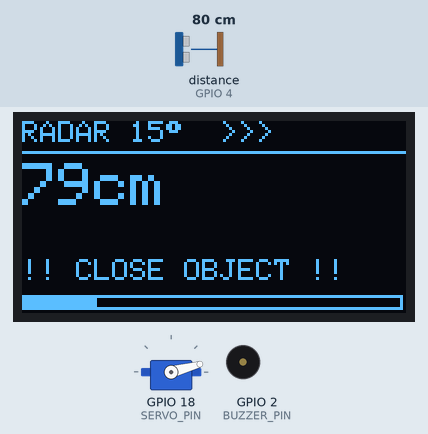
This sketch was run on a simulated ESP32. Parts: 128×64 one-colour display, servo, buzzer (waves = sounding). Wiring (inferred from the names in the program): ultrasonic range finder: trigger GPIO 5; echo GPIO 4. The inputs (shaded band) are chosen by the test bench; at power-on: distance to the obstacle (sensor on GPIO 4) 80 cm. The echo pulse lasts 58.3 µs per cm; WiFi joins after 1.5 s; servers stay silent unless stated; uploads are accepted with an empty reply; what the sketch prints to the serial monitor is not drawn.

Above: at 4.7 s.
4.8 s: distance to the obstacle (sensor on GPIO 4) set to 84 cm
At 5.06 s:
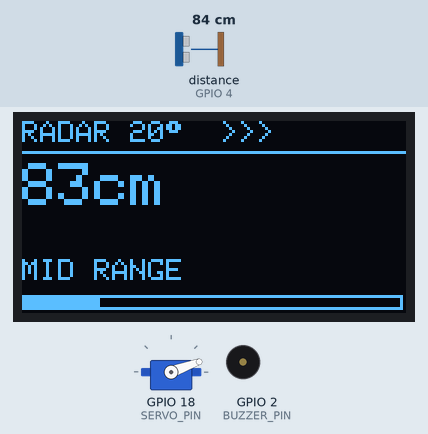
6.7 s: distance to the obstacle (sensor on GPIO 4) set to 299 cm
At 7.23 s:
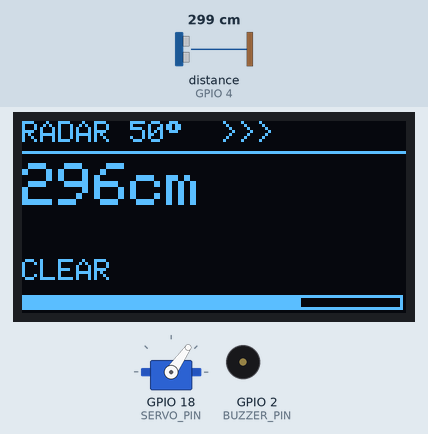
9.0 s: distance to the obstacle (sensor on GPIO 4) set to 2 cm
At 10.46 s:
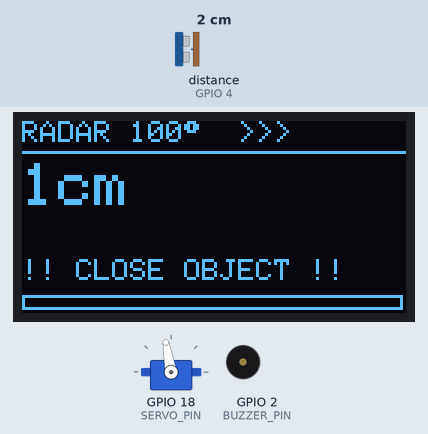
11.1 s: distance to the obstacle (sensor on GPIO 4) set to 120 cm
At 11.41 s:
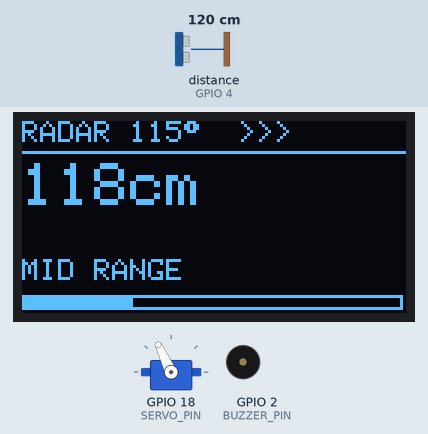
13.3 s: distance to the obstacle (sensor on GPIO 4) set to 4 cm
At 13.77 s:
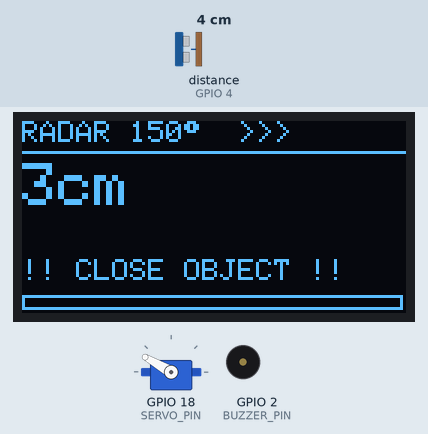
15.4 s: distance to the obstacle (sensor on GPIO 4) set to 250 cm
At 15.72 s:
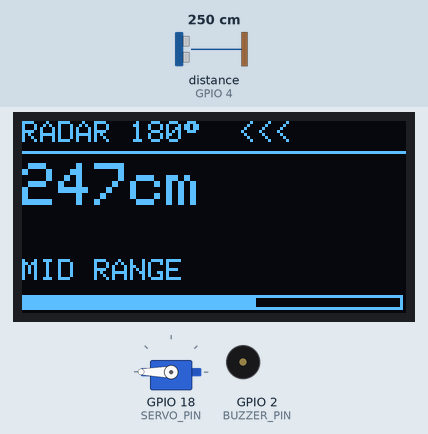
Timing chart, 0 to 18.4 s (numbered marks = the images above; inputs shaded):
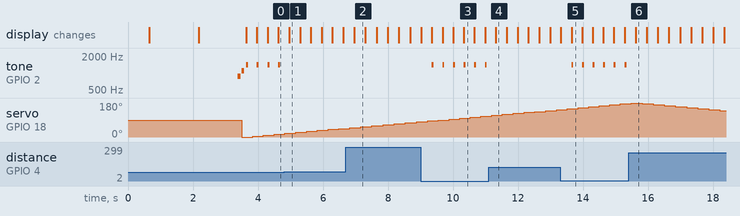

Measured:
- the behaviour switches between 80 and 81 cm on distance to the obstacle (sensor on GPIO 4) (found by bisection; images 0 and 1)
- after the input at 4.8 s, tone on GPIO 2 (BUZZER_PIN): stops changing and stays silent; the display: changes after 0.16 s (image 1)
- after the input at 6.7 s, the display: changes after 0.26 s (image 2)
- after the input at 9.0 s, tone on GPIO 2 (BUZZER_PIN): alternates 1400 Hz for 0.06 s and silent for 0.27 s, starting after 0.35 s; the display: first differs from a run without the input after 0.35 s (image 3 shows a later state)
- after the input at 11.1 s, tone on GPIO 2 (BUZZER_PIN): stops changing and stays silent; the display: changes after 0.22 s (image 4)
- after the input at 13.3 s, tone on GPIO 2 (BUZZER_PIN): alternates 1400 Hz for 0.06 s and silent for 0.27 s, starting after 0.35 s; the display: first differs from a run without the input after 0.35 s (image 5)
- after the input at 15.4 s, tone on GPIO 2 (BUZZER_PIN): stops changing and stays silent; the display: changes after 0.22 s (image 6)
- by itself, tone on GPIO 2 (BUZZER_PIN): plays 880 Hz for 0.08 s, 1100 Hz for 0.08 s, 1400 Hz for 0.06 s, 1400 Hz for 0.06 s, 1400 Hz for 0.06 s, 1400 Hz for 0.06 s

The sketch:

radar_esp32.ino
```cpp
/*
 * ESP32 Perimeter Radar — Enhanced Firmware
 * ──────────────────────────────────────────
 * Features:
 *  - Full 180° servo sweep (not just 3 positions)
 *  - WiFi retry with offline fallback
 *  - Non-blocking HTTP (fire-and-forget)
 *  - Improved OLED display with bar graph
 *  - Alert buzzer on close detection (optional)
 *  - Clean serial output
 *
 * Wiring:
 *  - Servo signal → GPIO 18
 *  - HC-SR04 TRIG  → GPIO 5
 *  - HC-SR04 ECHO  → GPIO 4
 *  - OLED SDA      → GPIO 21
 *  - OLED SCL      → GPIO 22
 *  - Buzzer (opt.) → GPIO 2
 */

#include <ESP32Servo.h>
#include <Wire.h>
#include <Adafruit_GFX.h>
#include <Adafruit_SSD1306.h>
#include <WiFi.h>
#include <HTTPClient.h>

// ── WiFi credentials ────────────────────────────────────
const char* ssid     = "YOUR_ROuter";   // ← change
const char* password = "YOUR_PASSWORD";       // ← change

// ── Server config ────────────────────────────────────────
const char* serverIP   = "192.168.0.102"; // ← your PC IP
const char* serverPath = "/redarV1/radar_receive.php";
const int   serverPort = 80;

// ── Pins ────────────────────────────────────────────────
const int SERVO_PIN  = 18;
const int TRIG_PIN   = 5;
const int ECHO_PIN   = 4;
const int BUZZER_PIN = 2;   // set -1 to disable

// ── Sweep config ─────────────────────────────────────────
const int  SWEEP_MIN     = 0;
const int  SWEEP_MAX     = 180;
const int  SWEEP_STEP    = 5;    // degrees per step (smaller = smoother)
const int  STEP_DELAY_MS = 100;  // ms per step (100ms × 37 steps = ~3.7s per sweep)

// ── Alert thresholds ─────────────────────────────────────
const int ALERT_CLOSE_CM = 80;   // buzzer trigger distance

// ── OLED ────────────────────────────────────────────────
#define SCREEN_W  128
#define SCREEN_H  64
#define OLED_ADDR 0x3C
Adafruit_SSD1306 display(SCREEN_W, SCREEN_H, &Wire, -1);

// ── Servo ────────────────────────────────────────────────
Servo myServo;

// ── State ────────────────────────────────────────────────
int  currentAngle = SWEEP_MIN;
int  sweepDir     = 1;   // 1 = forward, -1 = backward
bool wifiOK       = false;
unsigned long lastSendMs = 0;
int  httpFailCount = 0;

// ────────────────────────────────────────────────────────

long measureDistance() {
  digitalWrite(TRIG_PIN, LOW);
  delayMicroseconds(2);
  digitalWrite(TRIG_PIN, HIGH);
  delayMicroseconds(10);
  digitalWrite(TRIG_PIN, LOW);
  long dur = pulseIn(ECHO_PIN, HIGH, 35000); // 35ms timeout ≈ 600cm
  if (dur == 0) return 0;
  return dur * 0.034 / 2;
}

void buzzAlert(int freq, int durationMs) {
  if (BUZZER_PIN < 0) return;
  tone(BUZZER_PIN, freq, durationMs);
}

void drawOLED(int angle, long dist) {
  display.clearDisplay();

  // Title bar
  display.setTextSize(1);
  display.setTextColor(WHITE);
  display.setCursor(0, 0);
  display.print("RADAR ");
  display.print(angle);
  display.print((char)247); // degree symbol
  display.print("  ");

  // Direction arrow
  display.print(sweepDir == 1 ? ">>>" : "<<<");

  display.drawLine(0, 10, 127, 10, WHITE);

  // Distance reading
  display.setCursor(0, 14);
  if (dist == 0 || dist > 400) {
    display.setTextSize(1);
    display.setCursor(20, 24);
    display.println("OUT OF RANGE");
  } else {
    display.setTextSize(2);
    display.print(dist);
    display.print("cm");
  }

  // Zone indicator
  display.setTextSize(1);
  display.setCursor(0, 46);
  if (dist > 0 && dist <= 400) {
    if (dist < ALERT_CLOSE_CM) {
      display.println("!! CLOSE OBJECT !!");
    } else if (dist < 250) {
      display.println("MID RANGE");
    } else {
      display.println("CLEAR");
    }
  }

  // Bar graph (bottom row, 0..400cm → 0..127px)
  if (dist > 0 && dist <= 400) {
    int barW = map(dist, 0, 400, 0, 127);
    display.fillRect(0, 58, barW, 5, WHITE);
    display.drawRect(0, 58, 127, 5, WHITE);
  }

  display.display();
}

void sendToServer(int angle, long dist) {
  if (!wifiOK || WiFi.status() != WL_CONNECTED) return;

  HTTPClient http;
  String url = "http://";
  url += serverIP;
  url += serverPath;
  url += "?angle=";
  url += String(angle);
  url += "&distance=";
  url += String(dist);

  http.begin(url);
  http.setTimeout(2000); // 2s timeout — don't block sweep
  int code = http.GET();

  if (code == 200) {
    httpFailCount = 0;
    Serial.println("[HTTP] OK");
  } else {
    httpFailCount++;
    Serial.print("[HTTP] Error: ");
    Serial.println(code);
  }
  http.end();

  // If too many failures, try reconnecting WiFi
  if (httpFailCount > 5) {
    Serial.println("[WiFi] Too many failures, reconnecting...");
    WiFi.disconnect();
    delay(500);
    WiFi.begin(ssid, password);
    httpFailCount = 0;
  }
}

void connectWiFi() {
  display.clearDisplay();
  display.setTextSize(1);
  display.setTextColor(WHITE);
  display.setCursor(0, 10);
  display.println("Connecting WiFi...");
  display.println(ssid);
  display.display();

  WiFi.mode(WIFI_STA);
  WiFi.begin(ssid, password);

  Serial.print("[WiFi] Connecting");
  int tries = 0;
  while (WiFi.status() != WL_CONNECTED && tries < 24) {
    delay(500);
    Serial.print(".");
    tries++;
  }

  wifiOK = (WiFi.status() == WL_CONNECTED);

  display.clearDisplay();
  display.setCursor(0, 10);
  if (wifiOK) {
    Serial.println("\n[WiFi] Connected: " + WiFi.localIP().toString());
    display.println("WiFi Connected!");
    display.setCursor(0, 28);
    display.println(WiFi.localIP().toString());
  } else {
    Serial.println("\n[WiFi] FAILED — offline mode");
    display.println("WiFi FAILED");
    display.setCursor(0, 28);
    display.println("Offline mode");
  }
  display.display();
  delay(1200);
}

void setup() {
  Serial.begin(115200);
  Serial.println("\n=== ESP32 Radar Boot ===");

  // OLED init
  if (!display.begin(SSD1306_SWITCHCAPVCC, OLED_ADDR)) {
    Serial.println("[OLED] Not found! Check wiring.");
    // Continue without OLED
  }
  display.clearDisplay();
  display.setTextColor(WHITE);

  // Pins
  pinMode(TRIG_PIN, OUTPUT);
  pinMode(ECHO_PIN, INPUT);
  if (BUZZER_PIN >= 0) pinMode(BUZZER_PIN, OUTPUT);

  // Servo
  myServo.attach(SERVO_PIN, 500, 2400);
  myServo.write(90);
  delay(600);

  // WiFi
  connectWiFi();

  // Ready beep
  if (BUZZER_PIN >= 0) {
    buzzAlert(880, 80);
    delay(120);
    buzzAlert(1100, 80);
  }

  Serial.println("[Radar] Sweep started");
}

void loop() {
  // Move servo
  myServo.write(currentAngle);
  delay(STEP_DELAY_MS);

  // Measure
  long dist = measureDistance();

  // OLED
  drawOLED(currentAngle, dist);

  // Serial output
  Serial.printf("[Scan] Angle: %3d°  Dist: ", currentAngle);
  if (dist == 0 || dist > 400) {
    Serial.println("--- (out of range)");
  } else {
    Serial.printf("%ld cm", dist);
    if (dist < ALERT_CLOSE_CM) {
      Serial.print("  *** CLOSE OBJECT ***");
      buzzAlert(1400, 60);
    }
    Serial.println();
  }

  // Send to server
  sendToServer(currentAngle, dist);

  // Advance angle
  currentAngle += sweepDir * SWEEP_STEP;

  // Reverse at limits
  if (currentAngle >= SWEEP_MAX) {
    currentAngle = SWEEP_MAX;
    sweepDir = -1;
    Serial.println("[Sweep] ← Reversing (180→0)");
  } else if (currentAngle <= SWEEP_MIN) {
    currentAngle = SWEEP_MIN;
    sweepDir = 1;
    Serial.println("[Sweep] → Reversing (0→180)");
  }
}
```
